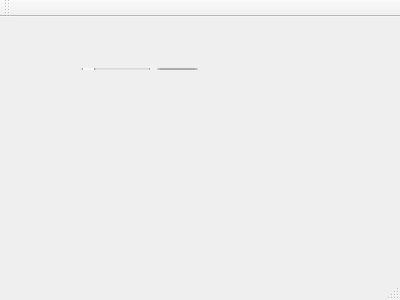
<?xml version="1.0" encoding="UTF-8"?>
<ui version="4.0">
 <class>MainWindow</class>
 <widget class="QMainWindow" name="MainWindow">
  <property name="geometry">
   <rect>
    <x>0</x>
    <y>0</y>
    <width>400</width>
    <height>300</height>
   </rect>
  </property>
  <property name="windowTitle">
   <string>MainWindow</string>
  </property>
  <widget class="QWidget" name="centralWidget">
   <widget class="QWidget" name="">
    <property name="geometry">
     <rect>
      <x>70</x>
      <y>40</y>
      <width>139</width>
      <height>24</height>
     </rect>
    </property>
    <layout class="QHBoxLayout" name="horizontalLayout">
     <item>
      <widget class="QSlider" name="horizontalSlider">
       <property name="orientation">
        <enum>Qt::Horizontal</enum>
       </property>
      </widget>
     </item>
     <item>
      <widget class="QSpinBox" name="spinBox"/>
     </item>
    </layout>
   </widget>
  </widget>
  <widget class="QMenuBar" name="menuBar">
   <property name="geometry">
    <rect>
     <x>0</x>
     <y>0</y>
     <width>400</width>
     <height>26</height>
    </rect>
   </property>
  </widget>
  <widget class="QToolBar" name="mainToolBar">
   <attribute name="toolBarArea">
    <enum>TopToolBarArea</enum>
   </attribute>
   <attribute name="toolBarBreak">
    <bool>false</bool>
   </attribute>
  </widget>
  <widget class="QStatusBar" name="statusBar"/>
 </widget>
 <layoutdefault spacing="6" margin="11"/>
 <resources/>
 <connections>
  <connection>
   <sender>horizontalSlider</sender>
   <signal>valueChanged(int)</signal>
   <receiver>spinBox</receiver>
   <slot>setValue(int)</slot>
   <hints>
    <hint type="sourcelabel">
     <x>136</x>
     <y>87</y>
    </hint>
    <hint type="destinationlabel">
     <x>189</x>
     <y>83</y>
    </hint>
   </hints>
  </connection>
  <connection>
   <sender>spinBox</sender>
   <signal>valueChanged(int)</signal>
   <receiver>horizontalSlider</receiver>
   <slot>setValue(int)</slot>
   <hints>
    <hint type="sourcelabel">
     <x>183</x>
     <y>96</y>
    </hint>
    <hint type="destinationlabel">
     <x>142</x>
     <y>100</y>
    </hint>
   </hints>
  </connection>
 </connections>
</ui>
